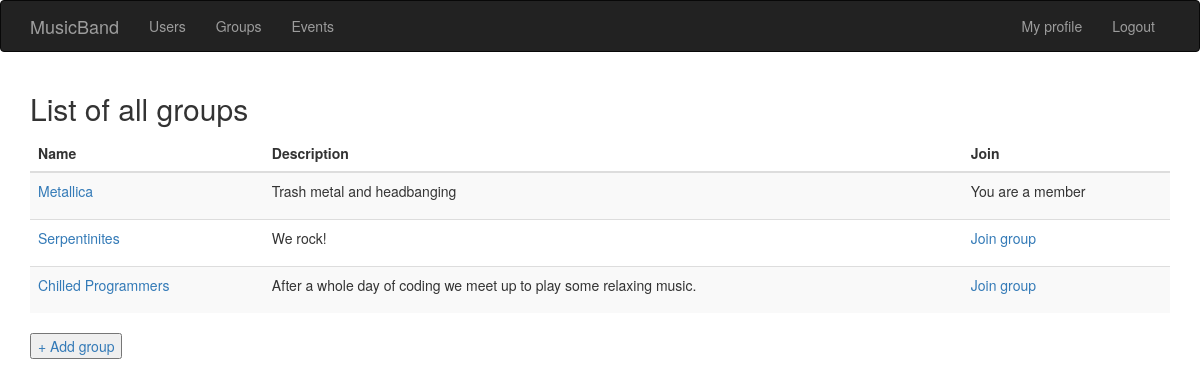
Page /groups (signed in) on the committed database.
### app/models.py (models this page shows, shortened)
class Group(db.Model):
    id = db.Column(db.Integer, primary_key=True)
    groupName= db.Column(db.String(140))
    groupDescription = db.Column(db.String(140))
    event=db.relationship('Event', backref='eventAuthor', lazy='dynamic')
    posts=db.relationship('Post', backref='postGroup', lazy='dynamic')
    admin = db.Column(
        db.Integer, db.ForeignKey('artist.id'), nullable=True
    )

### app/__init__.py (the view)
    @app.route('/groups')
    @login_required
    def group_list():
        groups = Group.query.all()
        return render_template("groups/groups.html",
                               title="Groups",
                               groups=groups,
                               user=current_user)

### app/models.py (called while the page is built)
@login.user_loader
def load_user(id):
    return Artist.query.get(int(id))

    def is_in(self, group):
        return db.session.query(members).filter_by(
                group_id=group.id,
                artist_id=self.id).count() > 0

### app/templates/groups/groups.html
{% extends "base.html" %}
{% block content %}
    <div class="container border">
    <h2>List of all groups</h2>
    <table class="table table-striped">
        <thead>
        <th> Name </th>
        <th> Description </th>
        <th> Join </th>
        </thead>
        {% for group in groups %}
            <tr>
                <td>
                    <a href={{ url_for('group_details', groupname=group.groupName)}} >
                        {{ group.groupName }}
                    </a>
                </td>
                <td> {{ group.groupDescription }} </td>
                <td>
                    {% if user.is_in(group) %}
                    <p>You are a member</p>
                    {% else %}
                    <a href="{{ url_for('join_group', group=group.groupName) }}">
                        <p> Join group</p>
                    </a>
                    {% endif %}
                </td>
            </tr>
        {% endfor %}
    </table>
    <a href="{{ url_for('new_group') }}"><button>+ Add group</button></a>
    </div>
{% endblock %}

### rows in the picture
Group: groupName "Metallica", groupDescription "Trash metal and headbanging", shows "You are a member"
Group: groupName "Serpentinites", groupDescription "We rock!"
Group: groupName "Chilled Programmers", groupDescription "After a whole day of coding we meet up to play some relaxing music."
